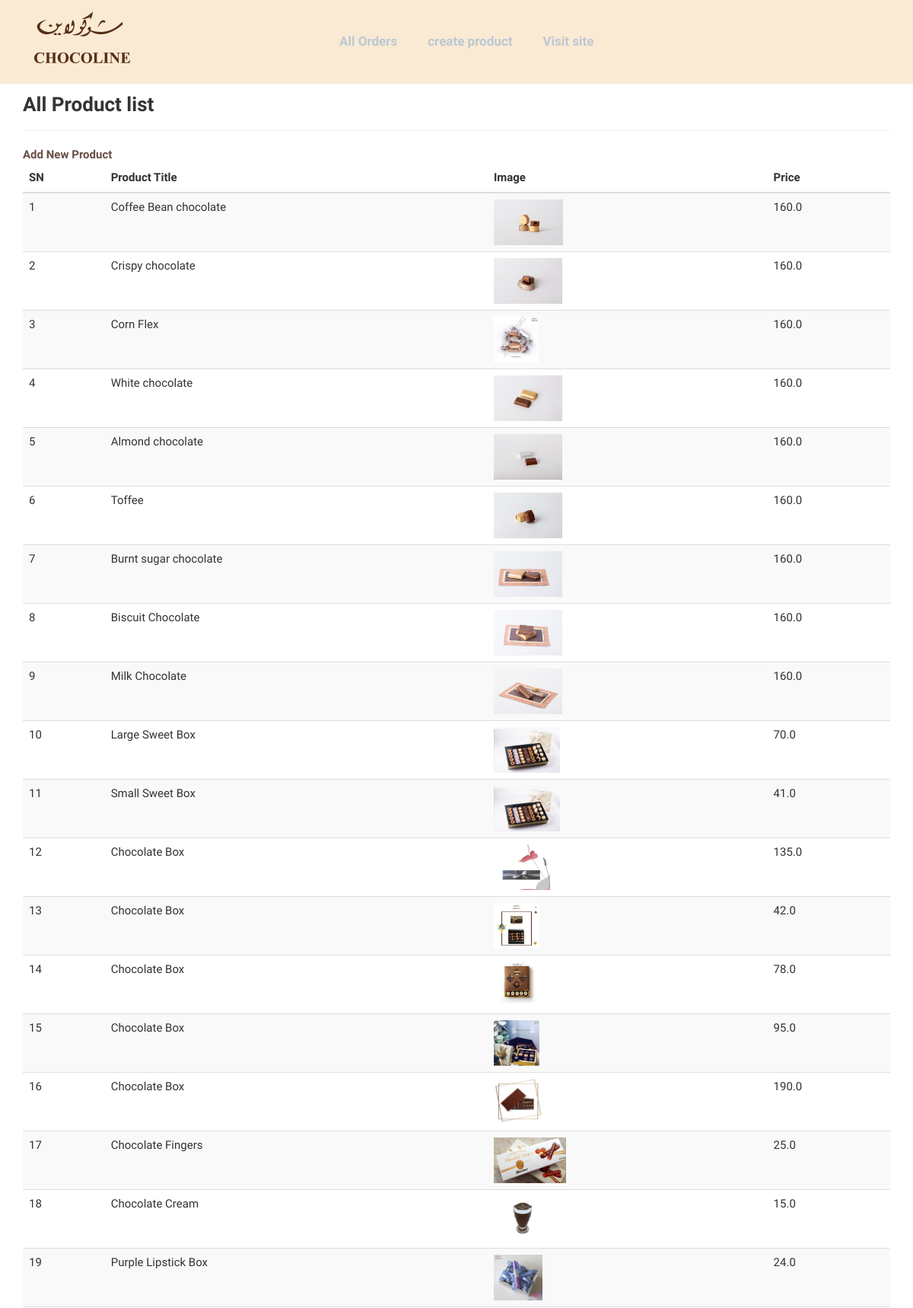
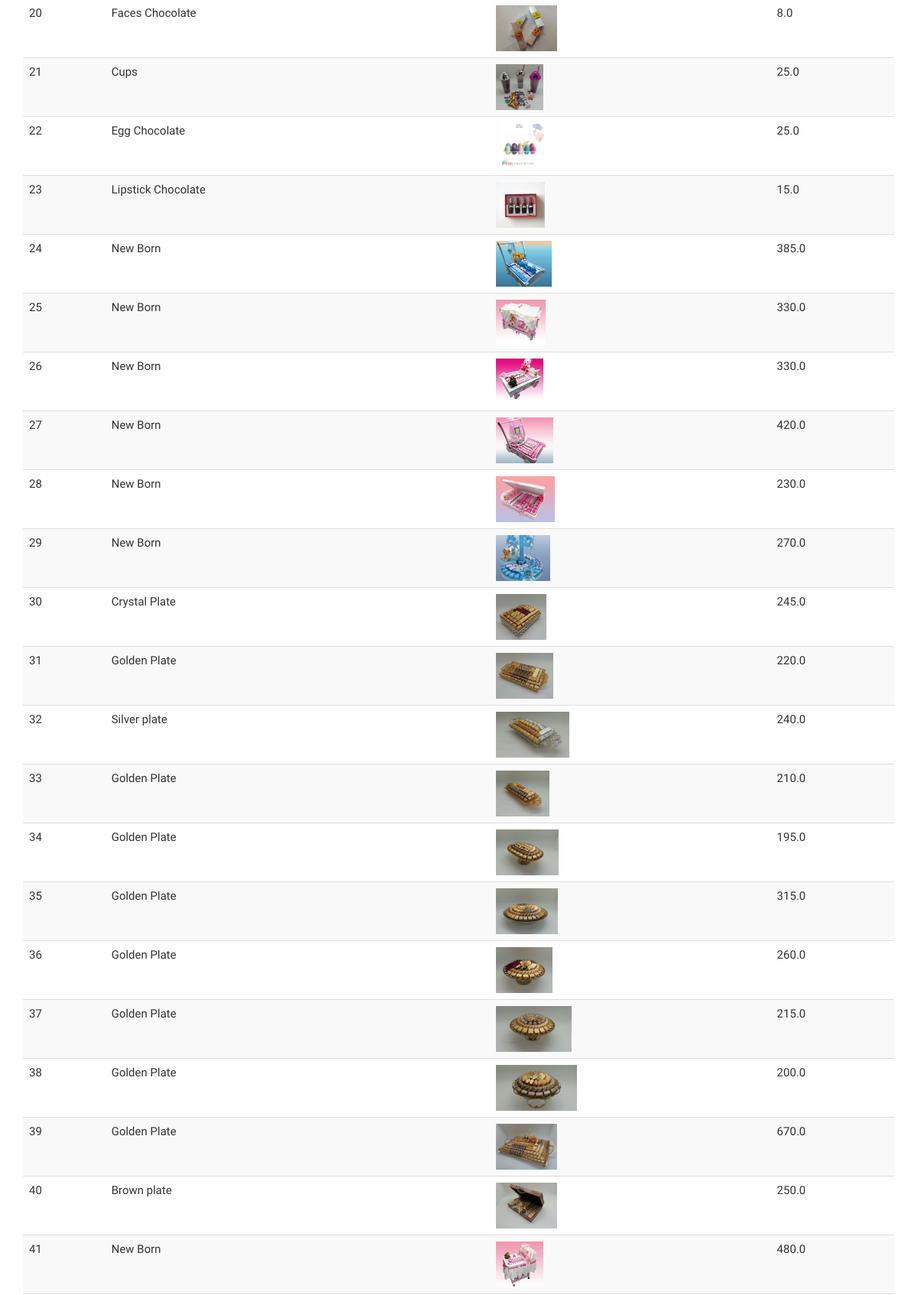
/admin-product/list/ (signed in, upper part), run on the app's committed database (2 pictures, top to bottom).
### blog/models.py (models this page shows, shortened)
class goods(models.Model):
    category = models.ForeignKey(Category, on_delete=models.CASCADE)
    name = models.CharField(max_length=250, default=None, null=True, blank=True)
    image = models.ImageField( upload_to="img")
    price = models.FloatField()
    currency = models.CharField(max_length=3)

### blog/views.py (the view)
# urls.py: path("admin-product/list/", AdminProductListView.as_view(), name="adminproductlist"),
class AdminProductListView(AdminRequiredMixin, ListView):
    template_name = "adminpages/adminproductlist.html"
    queryset = goods.objects.all().order_by("-id")
    context_object_name = "allproducts"

### blog/views.py (called while the page is built)
    def dispatch(self, request, *args, **kwargs):
        if request.user.is_authenticated and Admin.objects.filter(user=request.user).exists():
            pass
        else:
            return redirect("/admin-login/")
        return super().dispatch(request, *args, **kwargs)

### blog/templates/adminpages/adminproductlist.html (shortened to what this page needs)
{% extends 'adminpages/index.html' %}
{% block content %}
<div id="enquiry">
    <div class="section wow pulse"><br>
<div class="container">
    <div class="row">
        <div class="col-md-12">
            <h3>All Product list</h3><hr>
            <a href="{% url 'blog:adminproductcreate' %}">Add New Product</a>
            <table class="table table-striped">
                <thead>
                    <tr>
                        <th>SN</th>
                        <th>Product Title</th>
                        <th>Image</th>
                        <th>Price</th>
                    </tr>
                </thead>
                <tbody>
                    {% for p in allproducts %}
                    <tr>
                        <td>{{forloop.counter}}</td>
                        <td>{{p.name}}</td>
                        <td><img src="{{p.image.url}}" style="height: 60px;" alt=""></td>
                        <td>{{p.price}}</td>
                    </tr>
                    {% endfor %}
                </tbody>
            </table>
        </div>
    </div>
</div>
{% endblock %}

### blog/static/css/choco-style.css (style rules this page uses)
html, body { height: 100%; }
body { font-family: 'Poiret One', sans-serif; font-size: 15px; line-height: 1.50; color: #333333; background-color: #ffffff; position: relative; overflow-x:hidden; }
h3 { font-size: 26px; font-weight: 600; }
a { color: #694F45; font-weight:600; }
img { display: block; max-width: 100%; height: auto; }
.section { background-color: #ffffff; padding: 80px 0; }

### data on the page
goods: name "Coffee Bean chocolate", image (picture), price "160.0"
goods: name "Crispy chocolate", image (picture), price "160.0"
goods: name "Corn Flex", image (picture), price "160.0"
goods: name "White chocolate", image (picture), price "160.0"
goods: name "Almond chocolate", image (picture), price "160.0"
goods: name "Toffee", image (picture), price "160.0"
goods: name "Burnt sugar chocolate", image (picture), price "160.0"
goods: name "Biscuit Chocolate", image (picture), price "160.0"
goods: name "Milk Chocolate", image (picture), price "160.0"
goods: name "Large Sweet Box", image (picture), price "70.0"
goods: name "Small Sweet Box", image (picture), price "41.0"
goods: name "Chocolate Box", image (picture), price "135.0"
goods: name "Chocolate Box", image (picture), price "42.0"
goods: name "Chocolate Box", image (picture), price "78.0"
goods: name "Chocolate Box", image (picture), price "95.0"
goods: name "Chocolate Box", image (picture), price "190.0"
goods: name "Chocolate Fingers", image (picture), price "25.0"
goods: name "Chocolate Cream", image (picture), price "15.0"
goods: name "Purple Lipstick Box", image (picture), price "24.0"
goods: name "Faces Chocolate", image (picture), price "8.0"
goods: name "Cups", image (picture), price "25.0"
goods: name "Egg Chocolate", image (picture), price "25.0"
goods: name "Lipstick Chocolate", image (picture), price "15.0"
goods: name "New Born", image (picture), price "385.0"
goods: name "New Born", image (picture), price "330.0"
goods: name "New Born", image (picture), price "330.0"
goods: name "New Born", image (picture), price "420.0"
goods: name "New Born", image (picture), price "230.0"
goods: name "New Born", image (picture), price "270.0"
goods: name "Crystal Plate", image (picture), price "245.0"
goods: name "Golden Plate", image (picture), price "220.0"
goods: name "Silver plate", image (picture), price "240.0"
goods: name "Golden Plate", image (picture), price "210.0"
goods: name "Golden Plate", image (picture), price "195.0"
goods: name "Golden Plate", image (picture), price "315.0"
goods: name "Golden Plate", image (picture), price "260.0"
goods: name "Golden Plate", image (picture), price "215.0"
goods: name "Golden Plate", image (picture), price "200.0"
goods: name "Golden Plate", image (picture), price "670.0"
goods: name "Brown plate", image (picture), price "250.0"
goods: name "New Born", image (picture), price "480.0"
